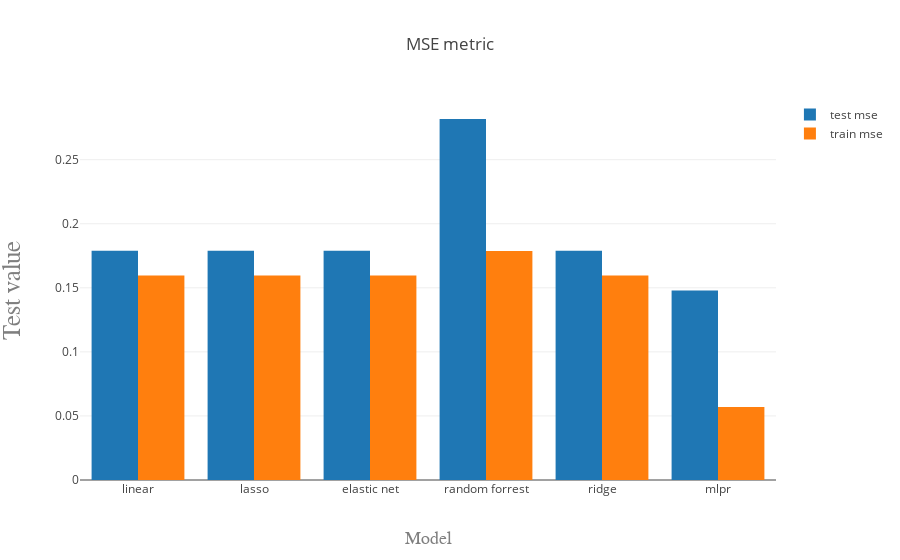

Notebook source saved alongside this figure:
### Code cell
trace1 = go.Bar(
    x=results.index,
    y=results['test mse'],
    name='test mse'
)
trace2 = go.Bar(
    x=results.index,
    y=results['train mse'],
    name='train mse'
)

data = [trace1, trace2]
layout = go.Layout(
    barmode='group',
    
    title='MSE metric',
    xaxis=dict(
        title='Model',
        titlefont=dict(
            family='Courier New, monospace',
            size=18,
            color='#7f7f7f'
        )
    ),
    yaxis=dict(
        title='Test value',
        titlefont=dict(
            family='Courier New, monospace',
            size=25,
            color='#7f7f7f'
        )
    ) 
)

fig = go.Figure(data=data, layout=layout)
py.iplot(fig, filename='grouped-bar')

### Figure 1 — Plotly figure (JSON) as saved in the notebook; plotly's stock layout.template omitted (floating-point values rounded to 4 significant figures)
{"data": [{"name": "test mse", "type": "bar", "x": ["linear", "lasso", "elastic net", "random forrest", "ridge", "mlpr"], "y": [0.1789, 0.1789, 0.1789, 0.2818, 0.1789, 0.1479]}, {"name": "train mse", "type": "bar", "x": ["linear", "lasso", "elastic net", "random forrest", "ridge", "mlpr"], "y": [0.1596, 0.1596, 0.1596, 0.1788, 0.1596, 0.05697]}], "layout": {"barmode": "group", "title": "MSE metric", "xaxis": {"title": "Model", "titlefont": {"color": "#7f7f7f", "family": "Courier New, monospace", "size": 18}}, "yaxis": {"title": "Test value", "titlefont": {"color": "#7f7f7f", "family": "Courier New, monospace", "size": 25}}}}
